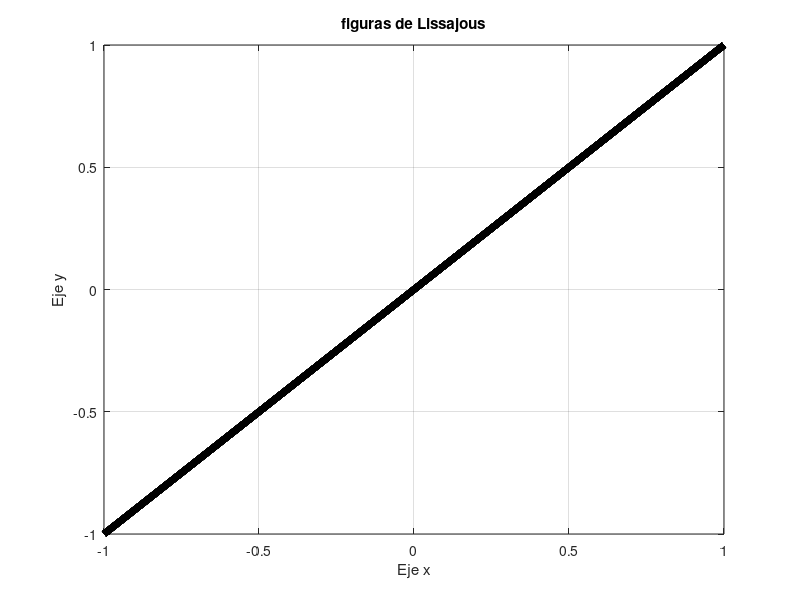

MATLAB code for this plot:
clear all 
close all 
disp('figuras de Lissajous');
t=linspace(0,2*pi,1000);
rel1=input('ingrese el valor de la relacion 1:');
rel2=input('ingrese el valor de la relacion 2:');
x=sin(rel1*t);
y=sin(rel2*t);
figure(1)
plot(x,y,'k','LineWidth',5),title('figuras de Lissajous'), xlabel('Eje x'),ylabel('Eje y')
grid on